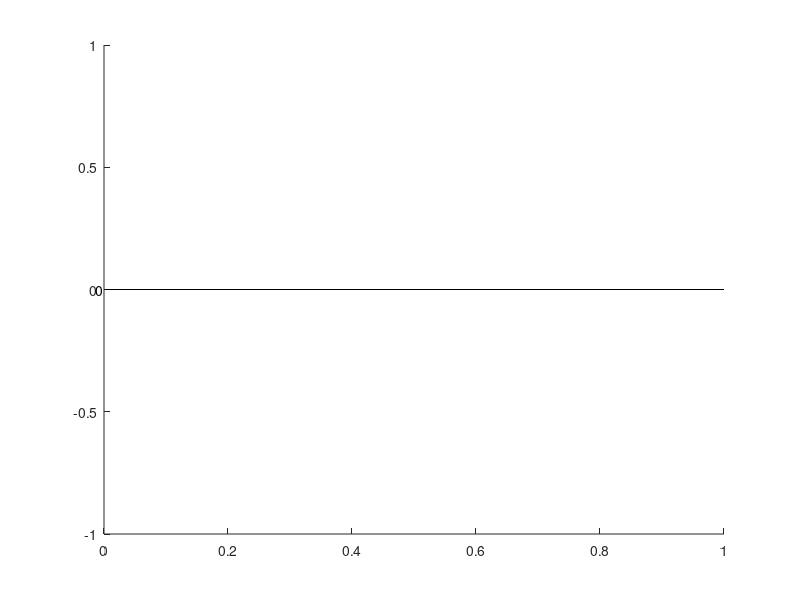

Here is the MATLAB script that generated this plot:
% ahline Draw a horizontal line on a plot and print value on the y-axis
%
% [h,t] = ahline([Y,STYLE])
% 
% Draw a horizontal line on a plot and print value on the y-axis.
% Style apply to both the line and the text.
%
% Inputs:
%	Y: intersection of the line with the y-axis
%		By default it is set to: y=0
% 	STYLE: is any pair of properties for a line and/or text object.
%		Default is plain black. 
%
% Outputs:
%	h: line handle
%	t: text handle
% 
% Example:
%	ahline(3,'color','r')
%	ahline(3,'color','r','linewidth',12,'fontsize',20,'linestyle','--')
%
% See also:
%	hline, vline, refline
%
% Created: 2011-03-08.
% Copyright (c) 2011, Guillaume Maze (Laboratoire de Physique des Oceans).
% All rights reserved.
% http://codes.guillaumemaze.org

% 
% Redistribution and use in source and binary forms, with or without
% modification, are permitted provided that the following conditions are met:
% 	* Redistributions of source code must retain the above copyright notice, this list of 
% 	conditions and the following disclaimer.
% 	* Redistributions in binary form must reproduce the above copyright notice, this list 
% 	of conditions and the following disclaimer in the documentation and/or other materials 
% 	provided with the distribution.
% 	* Neither the name of the Laboratoire de Physique des Oceans nor the names of its contributors may be used 
%	to endorse or promote products derived from this software without specific prior 
%	written permission.
%
% THIS SOFTWARE IS PROVIDED BY Guillaume Maze ''AS IS'' AND ANY EXPRESS OR IMPLIED WARRANTIES, 
% INCLUDING, BUT NOT LIMITED TO, THE IMPLIED WARRANTIES OF MERCHANTABILITY AND FITNESS FOR A 
% PARTICULAR PURPOSE ARE DISCLAIMED. IN NO EVENT SHALL Guillaume Maze BE LIABLE FOR ANY 
% DIRECT, INDIRECT, INCIDENTAL, SPECIAL, EXEMPLARY, OR CONSEQUENTIAL DAMAGES (INCLUDING, BUT NOT 
% LIMITED TO, PROCUREMENT OF SUBSTITUTE GOODS OR SERVICES; LOSS OF USE, DATA, OR PROFITS; OR 
% BUSINESS INTERRUPTION) HOWEVER CAUSED AND ON ANY THEORY OF LIABILITY, WHETHER IN CONTRACT, 
% STRICT LIABILITY, OR TORT (INCLUDING NEGLIGENCE OR OTHERWISE) ARISING IN ANY WAY OUT OF THE USE 
% OF THIS SOFTWARE, EVEN IF ADVISED OF THE POSSIBILITY OF SUCH DAMAGE.
%

function varargout = ahline(varargin)

% Default line style:
style = {'color';'k'};

% Default position on the y-axis:
y0 = 0;

switch nargin
	case 0
		% Nothing to do
	case 1
		y0    = varargin{1};
	otherwise
		if mod(nargin,2) ~= 0
			y0    = varargin{1};
			style = varargin(2:end);
		else
			style = varargin(:);
		end
end

for iy = 1 : length(y0)
	% Plot line:
	l(iy) = line(get(gca,'xlim'),[1 1]*y0(iy));
	set(l(iy),'tag','hline');
	for is = 1 : 2 : length(style)
		try
			set(l(iy),style{is},style{is+1});
		end%try
	end% for is
	
	% Add text:
	if ~exist('label','var')
		txt = num2str(y0(iy));
	else
		txt = label{iy};
	end% if 
	switch get(gca,'yaxislocation')
		case 'left'
			tt(iy) = text(min(get(gca,'xlim')),y0(iy),txt,'tag','hline');		
			set(tt(iy),'verticalAlignment','middle','horizontalAlignment','right');						
		case 'right'
			tt(iy) = text(max(get(gca,'xlim')),y0(iy),txt,'tag','hline');		
			set(tt(iy),'verticalAlignment','middle','horizontalAlignment','left');
	end% switch 
	for is = 1 : 2 : length(style)
		try
			set(tt(iy),style{is},style{is+1});
		end%try
	end% for is	
	
end

switch nargout
	case 1
		varargout(1) = {l};
	case 2
		varargout(1) = {l};
		varargout(2) = {tt};
end% switch 



end %functionahline